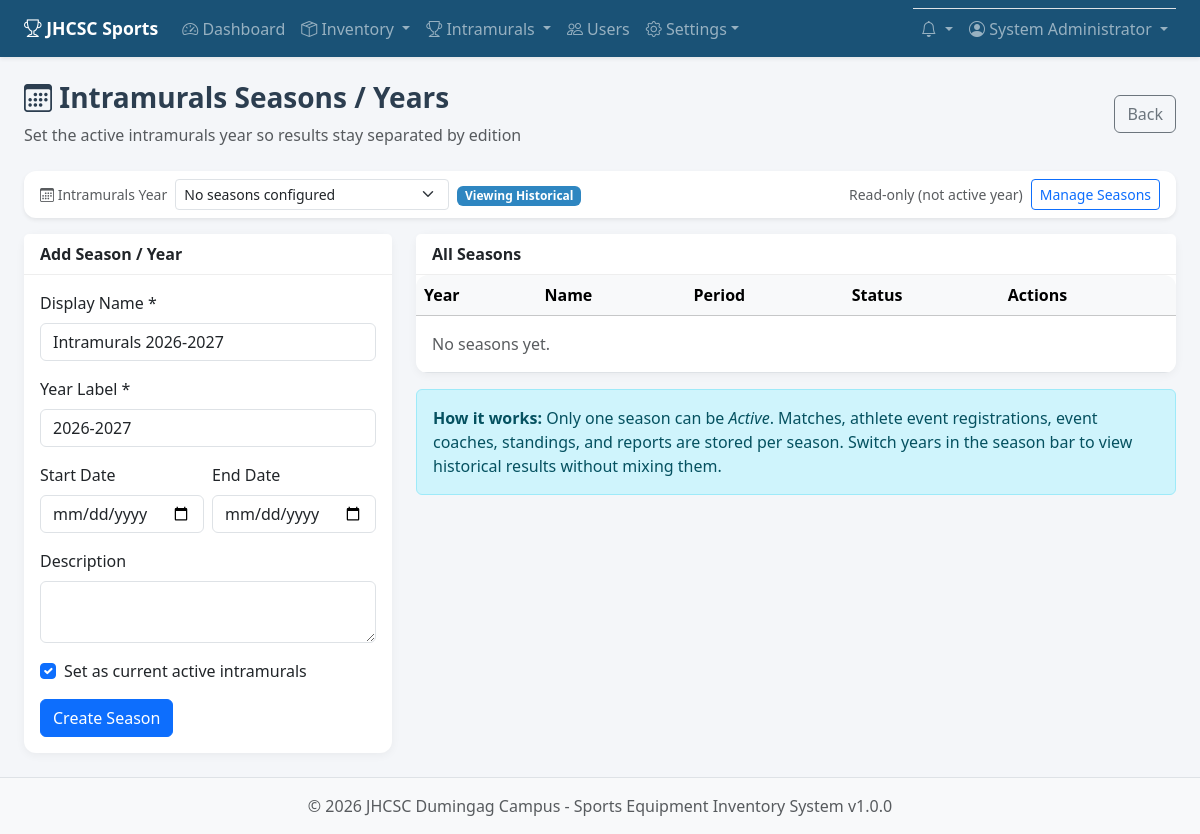
/intramurals/seasons/index.php (signed in), run on an earlier commit of the app's database.
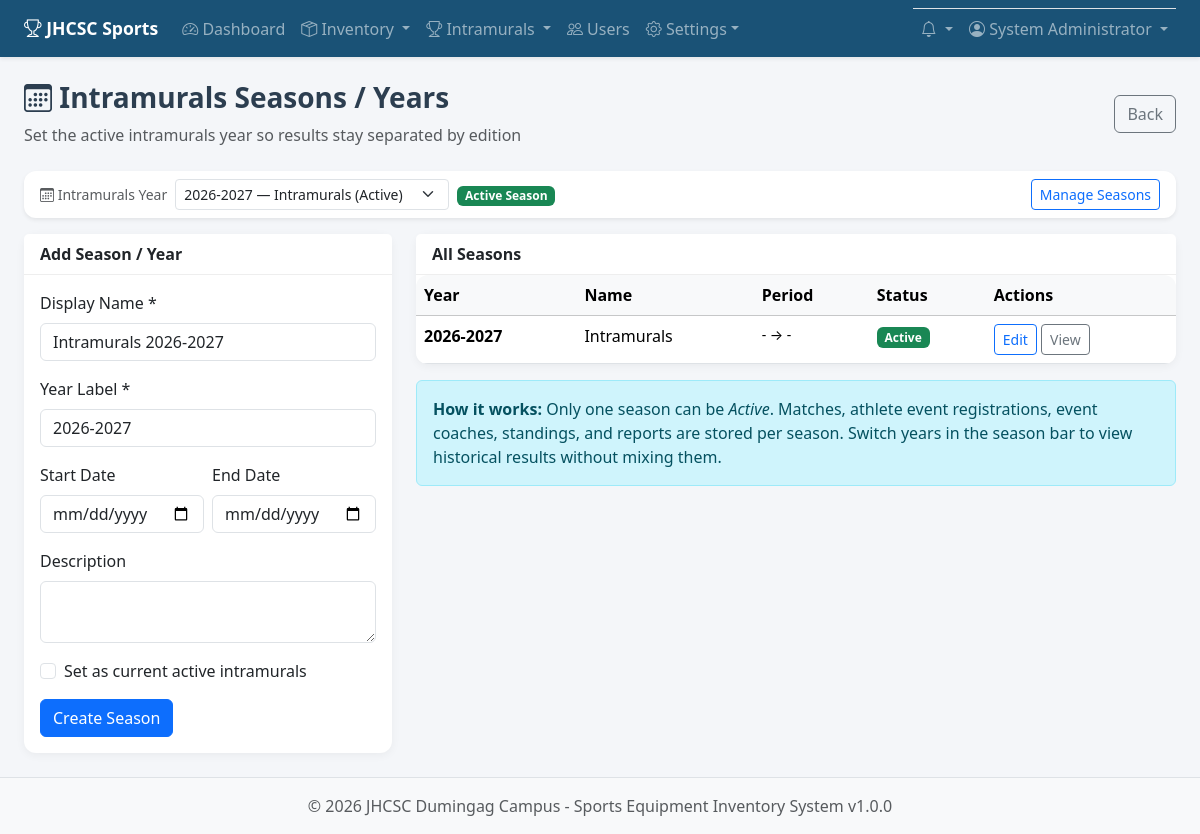
And on a later commit of the database.
### tables this page shows
CREATE TABLE IF NOT EXISTS intramural_seasons (
    id INT AUTO_INCREMENT PRIMARY KEY,
    name VARCHAR(120) NOT NULL,
    year_label VARCHAR(40) NOT NULL,
    start_date DATE DEFAULT NULL,
    end_date DATE DEFAULT NULL,
    description TEXT,
    is_active TINYINT(1) NOT NULL DEFAULT 0,
    is_archived TINYINT(1) NOT NULL DEFAULT 0,
    created_at TIMESTAMP DEFAULT CURRENT_TIMESTAMP,
    updated_at TIMESTAMP DEFAULT CURRENT_TIMESTAMP ON UPDATE CURRENT_TIMESTAMP,
    UNIQUE KEY uq_season_year_label (year_label)
);

### includes/intramurals.php (called while the page is built, shortened)
<?php
function getAllSeasons(bool $includeArchived = true): array
{
    try {
        $db = getDB();
        $sql = 'SELECT * FROM intramural_seasons';
        $sql .= ' ORDER BY is_active DESC, year_label DESC, id DESC';
        return $db->query($sql)->fetchAll();
    } catch (Throwable $e) {
        return [];
    }
}
function getActiveSeason(): ?array
{
    try {
        $db = getDB();
        $season = $db->query('SELECT * FROM intramural_seasons WHERE is_active = 1 ORDER BY id DESC LIMIT 1')->fetch();
        if ($season) {
            return $season;
        }
        return $db->query('SELECT * FROM intramural_seasons ORDER BY id DESC LIMIT 1')->fetch() ?: null;
    } catch (Throwable $e) {
        return null;
    }
}
function getSeasonById(int $id): ?array
{
    try {
        $db = getDB();
        $stmt = $db->prepare('SELECT * FROM intramural_seasons WHERE id = ?');
        $stmt->execute([$id]);
        return $stmt->fetch() ?: null;
    } catch (Throwable $e) {
        return null;
    }
}
function getCurrentSeasonId(): ?int
{
    $active = getActiveSeason();
    return $active ? (int) $active['id'] : null;
}
function getCurrentSeason(): ?array
{
    $id = getCurrentSeasonId();
    return $id ? getSeasonById($id) : getActiveSeason();
}
function isViewingActiveSeason(): bool
{
    $current = getCurrentSeason();
    return $current && !empty($current['is_active']);
}

### includes/auth.php (called while the page is built, shortened)
<?php
require_once __DIR__ . '/functions.php';
require_once __DIR__ . '/intramurals.php';
function isLoggedIn(): bool
{
    return isset($_SESSION['user_id']) && !empty($_SESSION['user_id']);
}
function canManageIntramurals(): bool
{
    return isLoggedIn() && in_array($_SESSION['user_role'], ['admin', 'coordinator', 'staff'], true);
}

### includes/functions.php (called while the page is built, shortened)
<?php
function sanitize(string $input): string
{
    return htmlspecialchars(trim($input), ENT_QUOTES, 'UTF-8');
}

### intramurals/seasons/index.php (the view, shortened to what the changed rows need)
<?php
require_once __DIR__ . '/../../includes/auth.php';
$seasons = getAllSeasons(true);
require_once __DIR__ . '/../../includes/header.php';
?>
<div class="page-header d-flex justify-content-between align-items-center flex-wrap gap-2">
    <div>
        <h1><i class="bi bi-calendar3"></i> Intramurals Seasons / Years</h1>
    </div>
</div>
<?php require __DIR__ . '/../_season_bar.php'; ?>
<div class="row g-4">
    <div class="col-lg-4">
        <div class="card">
            <div class="card-body">
                <form method="POST">
                    <div class="form-check mb-3">
                        <input class="form-check-input" type="checkbox" name="make_active" value="1" id="makeActive" <?= empty($seasons) ? 'checked' : '' ?>>
                        <label class="form-check-label" for="makeActive">Set as current active intramurals</label>
                    </div>
                </form>
            </div>
        </div>
    </div>
    <div class="col-lg-8">
        <div class="card">
            <div class="card-body p-0">
                <div class="table-responsive">
                    <table class="table table-hover mb-0">
                        <thead class="table-light">
                            <tr>
                                <th>Year</th>
                                <th>Name</th>
                                <th>Period</th>
                                <th>Status</th>
                                <th>Actions</th>
                            </tr>
                        </thead>
                        <tbody>
                            <?php foreach ($seasons as $s): ?>
                            <tr class="<?= !empty($s['is_archived']) ? 'table-secondary' : '' ?>">
                                <td><strong><?= sanitize($s['year_label']) ?></strong></td>
                                <td><?= sanitize($s['name']) ?></td>
                                <td class="small">
                                    <?= $s['start_date'] ? formatDate($s['start_date']) : '-' ?>
                                    →
                                    <?= $s['end_date'] ? formatDate($s['end_date']) : '-' ?>
                                </td>
                                <td>
                                    <?php if (!empty($s['is_active'])): ?>
                                    <span class="badge bg-success">Active</span>
                                    <?php elseif (!empty($s['is_archived'])): ?>
                                    <span class="badge bg-secondary">Archived</span>
                                    <?php else: ?>
                                    <span class="badge bg-light text-dark border">Inactive</span>
                                    <?php endif; ?>
                                </td>
                                <td class="text-nowrap">
                                    <a href="?edit=<?= $s['id'] ?>" class="btn btn-sm btn-outline-primary">Edit</a>
                                    <a href="<?= BASE_URL ?>/intramurals/index.php?season_id=<?= $s['id'] ?>" class="btn btn-sm btn-outline-secondary">View</a>
                                </td>
                            </tr>
                            <?php endforeach; ?>
                            <?php if (empty($seasons)): ?>
                            <tr><td colspan="5" class="text-muted p-3">No seasons yet.</td></tr>
                            <?php endif; ?>
                        </tbody>
                    </table>
                </div>
            </div>
        </div>
    </div>
</div>
<?php require_once __DIR__ . '/../../includes/footer.php'; ?>

### intramurals/_season_bar.php (shortened to what the changed rows need)
<?php
$__season = getCurrentSeason();
$__seasons = getAllSeasons(true);
$__writable = isViewingActiveSeason();
?>
<div class="card mb-3 border-0 shadow-sm season-bar">
    <div class="card-body py-2 px-3">
        <form method="GET" class="row g-2 align-items-center">
            <div class="col-md-4 col-lg-3">
                <select name="season_id" class="form-select form-select-sm" onchange="this.form.submit()">
                    <?php foreach ($__seasons as $s): ?>
                    <option value="<?= $s['id'] ?>" <?= $__season && (int) $__season['id'] === (int) $s['id'] ? 'selected' : '' ?>>
                        <?= sanitize($s['year_label']) ?> — <?= sanitize($s['name']) ?>
                    </option>
                    <?php endforeach; ?>
                    <?php if (empty($__seasons)): ?>
                    <option value="">No seasons configured</option>
                    <?php endif; ?>
                </select>
            </div>
            <div class="col-auto">
                <?php if ($__season && !empty($__season['is_active'])): ?>
                <span class="badge bg-success">Active Season</span>
                <?php else: ?>
                <span class="badge bg-secondary">Viewing Historical</span>
                <?php endif; ?>
            </div>
            <div class="col-auto ms-auto d-flex gap-2">
                <?php if (!$__writable): ?>
                <span class="small text-muted align-self-center">Read-only (not active year)</span>
                <?php endif; ?>
                <?php if (canManageIntramurals()): ?>
                <a href="<?= BASE_URL ?>/intramurals/seasons/index.php" class="btn btn-sm btn-outline-primary">Manage Seasons</a>
                <?php endif; ?>
            </div>
        </form>
    </div>
</div>

What changed in the data, as far as the page shows it:
added intramural_seasons: year_label "2026-2027", name "Intramurals", is_active "Active"
Also different on the page:
form field season_id: "No seasons configured" → "2026-2027 — Intramurals (Active)"
form field make_active: "☑" → "☐"
text no longer shown: "Viewing Historical Read-only (not active year) No seasons yet."
text now shown: "Active Season"
